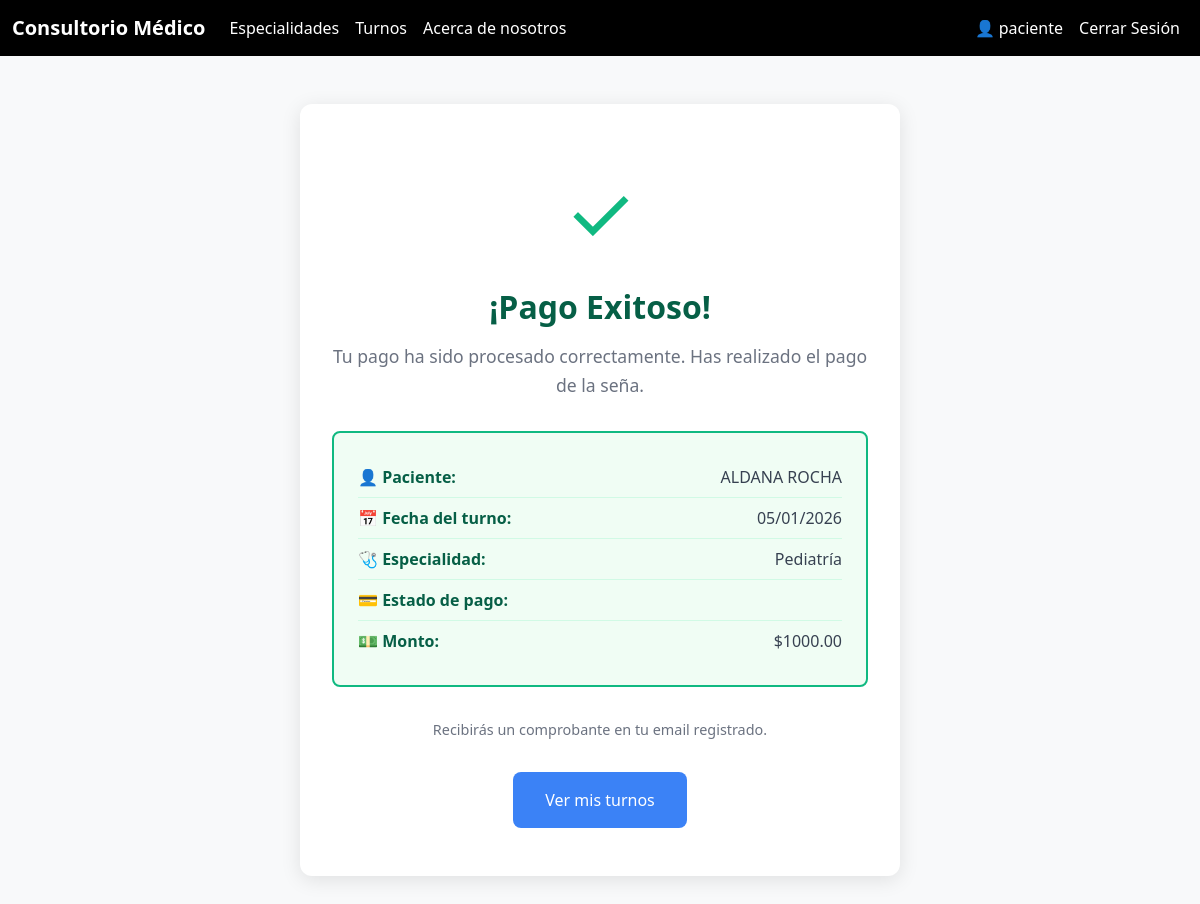
Page /turno/pago/exitoso/20/ (signed in) on the committed database.
### Turnos/models.py (models this page shows, shortened)
class Turno(models.Model):
    ESTADO_PAGO_CHOICES = [
        ('pendiente', 'Pendiente'),
        ('aprobado', 'Aprobado'),
        ('rechazado', 'Rechazado'),
        ('cancelado', 'Cancelado'),
    ]
    TIPO_PAGO_CHOICES = [
        ('completo', 'Pago Completo'),
        ('senia', 'Seña'),
    ]
    fecha = models.DateField(verbose_name="Fecha del turno")
    dni = models.IntegerField(verbose_name="DNI")
    obrasocial = models.CharField(max_length=100, null=True, blank=True, verbose_name="Obra Social")
    paciente = models.CharField(max_length=200, verbose_name="Paciente")
    email = models.EmailField(null=True, blank=True, verbose_name="Email")
    especialidad = models.ForeignKey(Especialidad, on_delete=models.CASCADE, related_name='turnos')
    usuario = models.ForeignKey(User, on_delete=models.SET_NULL, null=True, blank=True, related_name='turnos')
    pago_total = models.BooleanField(default=False, verbose_name="Pago Total")
    pago_senia = models.BooleanField(default=False, verbose_name="Pago Seña")
    tipo_pago = models.CharField(max_length=20, choices=TIPO_PAGO_CHOICES, blank=True, null=True, verbose_name="Tipo de Pago")  # ← AGREGAR ESTA LÍNEA
    monto_pagado = models.DecimalField(max_digits=10, decimal_places=2, null=True, blank=True, verbose_name="Monto Pagado")
    estado_pago = models.CharField(max_length=20, choices=ESTADO_PAGO_CHOICES, default='pendiente', verbose_name="Estado del Pago")
    preference_id = models.CharField(max_length=100, blank=True, null=True)
    payment_id = models.CharField(max_length=100, blank=True, null=True)
    fecha_creacion = models.DateTimeField(auto_now_add=True)
    fecha_actualizacion = models.DateTimeField(auto_now=True)
    activo = models.BooleanField(default=True, verbose_name="Activo")
    class Meta:
        verbose_name = 'Turno'
        verbose_name_plural = 'Turnos'
        ordering = ['-fecha', '-fecha_creacion']  # Más recientes primero
        permissions = [
            ("puede_ver_todos_turnos", "Puede ver todos los turnos"),
            ("puede_gestionar_turnos", "Puede gestionar turnos"),
        ]

### Especialidad/models.py (models this page shows, shortened)
class Especialidad(models.Model):
    tipo = models.CharField(max_length=100, verbose_name="Tipo de Especialidad")
    doctor = models.CharField(max_length=150, verbose_name="Doctor")
    activo = models.BooleanField(default=True, verbose_name="Activo")  # Para desactivar sin eliminar
    class Meta:
        verbose_name = "Especialidad"
        verbose_name_plural = "Especialidades"
        ordering = ['tipo']  # Ordenar alfabéticamente
        permissions = [
            ("puede_gestionar_especialidades", "Puede gestionar especialidades"),
        ]

### Turnos/views.py (the view, shortened to what this page needs)
# urls.py: path('pago/exitoso/<int:turno_id>/', PagoExitosoView.as_view(), name='pago_exitoso'),
class PagoExitosoView(LoginRequiredMixin, View):
    def get(self, request, turno_id):
        turno = get_object_or_404(Turno, id=turno_id)
        if not (request.user.is_superuser or request.user.is_staff):
            if turno.usuario != request.user and turno.email != request.user.email:
                messages.error(request, 'No tienes permiso para ver este turno.')
                return redirect('lista_turnos')
        payment_id = request.GET.get('payment_id')
        context = {
            'turno': turno,
            'payment_id': payment_id
        }
        return render(request, 'pago_exitoso.html', context)

### Turnos/templates/pago_exitoso.html (shortened to what this page needs)
{% extends 'base.html' %}
{% block content %}
<div class="success-container">
    <div class="success-card">
        <div class="success-icon">✓</div>
        <h1 class="success-title">¡Pago Exitoso!</h1>
        <p class="success-message">
            Tu pago ha sido procesado correctamente.
            {% if turno.pago_total %}
            El turno está completamente pagado.
            {% else %}
            Has realizado el pago de la seña.
            {% endif %}
        </p>
        <div class="info-box">
            <div class="info-row">
                <span class="info-label">👤 Paciente:</span>
                <span class="info-value">{{ turno.paciente }}</span>
            </div>
            <div class="info-row">
                <span class="info-label">📅 Fecha del turno:</span>
                <span class="info-value">{{ turno.fecha|date:"d/m/Y" }}</span>
            </div>
            <div class="info-row">
                <span class="info-label">🩺 Especialidad:</span>
                <span class="info-value">{{ turno.especialidad.tipo }}</span>
            </div>
            <div class="info-row">
                <span class="info-label">💳 Estado de pago:</span>
            </div>
            <div class="info-row">
                <span class="info-label">💵 Monto:</span>
                <span class="info-value">${{ turno.monto_pagado }}</span>
            </div>
        </div>
        <p style="color: #6b7280; font-size: 0.9rem; margin-top: 1.5rem;">
            Recibirás un comprobante en tu email registrado.
        </p>
        <a href="{% url 'lista_turnos' %}" class="btn-volver">
            Ver mis turnos
        </a>
    </div>
</div>
{% endblock %}

### templates/base.html (shortened to what this page needs)
{% load static %}
<!DOCTYPE html>
<html lang="es">
<head>
    <link href="https://cdn.jsdelivr.net/npm/bootstrap@5.3.8/dist/css/bootstrap.min.css" rel="stylesheet">
</head>
<body class="bg-light">
<nav class="navbar navbar-expand-lg" style="background-color: #000;">
    <div class="container-fluid">
        <a class="navbar-brand text-white fw-bold" href="/">Consultorio Médico</a>
        <div class="collapse navbar-collapse" id="navbarNav">
            <ul class="navbar-nav">
                <li class="nav-item">
                    <a class="nav-link text-white {% if request.path == '/esp/' %}fw-bold{% endif %}"
                       href="/esp">Especialidades</a>
                </li>
                <li class="nav-item">
                    <a class="nav-link text-white {% if request.path == '/turno/' %}fw-bold{% endif %}"
                       href="/turno">Turnos</a>
                </li>
                <li class="nav-item">
                    <a class="nav-link text-white" href="/aboutus">Acerca de nosotros</a>
                </li>
            </ul>
            <ul class="navbar-nav ms-auto">
                {% if user.is_authenticated %}
                    <li class="nav-item">
                        <span class="nav-link text-white">
                            👤 {{ user.username }}
                        </span>
                    </li>
                    <li class="nav-item">
                        <a class="nav-link text-white" href="{% url 'logout' %}">Cerrar Sesión</a>
                    </li>
                {% endif %}
            </ul>
        </div>
    </div>
</nav>
<div class="container my-4">
    {% block content %}{% endblock %}
</div>
</body>
</html>

### Turnos/templates/pago_exitoso.html (style rules this page uses)
.success-container { max-width: 600px; margin: 3rem auto; text-align: center; }
.success-card { background: white; border-radius: 12px; padding: 3rem 2rem; box-shadow: 0 4px 20px rgba(0, 0, 0, 0.1); }
.success-icon { font-size: 5rem; color: #10b981; margin-bottom: 1rem; animation: checkmark 0.5s ease-in-out; }
.success-title { color: #065f46; font-size: 2rem; font-weight: 600; margin-bottom: 1rem; }
.success-message { color: #6b7280; font-size: 1.1rem; margin-bottom: 2rem; line-height: 1.6; }
.info-box { background: #f0fdf4; border: 2px solid #10b981; border-radius: 8px; padding: 1.5rem; margin: 2rem 0; text-align: left; }
.info-row { display: flex; justify-content: space-between; align-items: center; padding: 0.5rem 0; border-bottom: 1px solid #d1fae5; }
.info-row:last-child { border-bottom: none; }
.info-label { font-weight: 600; color: #065f46; }
.info-value { color: #374151; }
.btn-volver { background-color: #3b82f6; color: white; padding: 1rem 2rem; border-radius: 8px; text-decoration: none; font-weight: 500; display: inline-block; transition: all 0.3s ease; margin-top: 1rem; }

### rows in the picture
Turno: paciente "ALDANA ROCHA", fecha "05/01/2026", especialidad.tipo "Pediatría", monto_pagado "1000.00"

### other values in the picture
{{ user.username }} "paciente"
